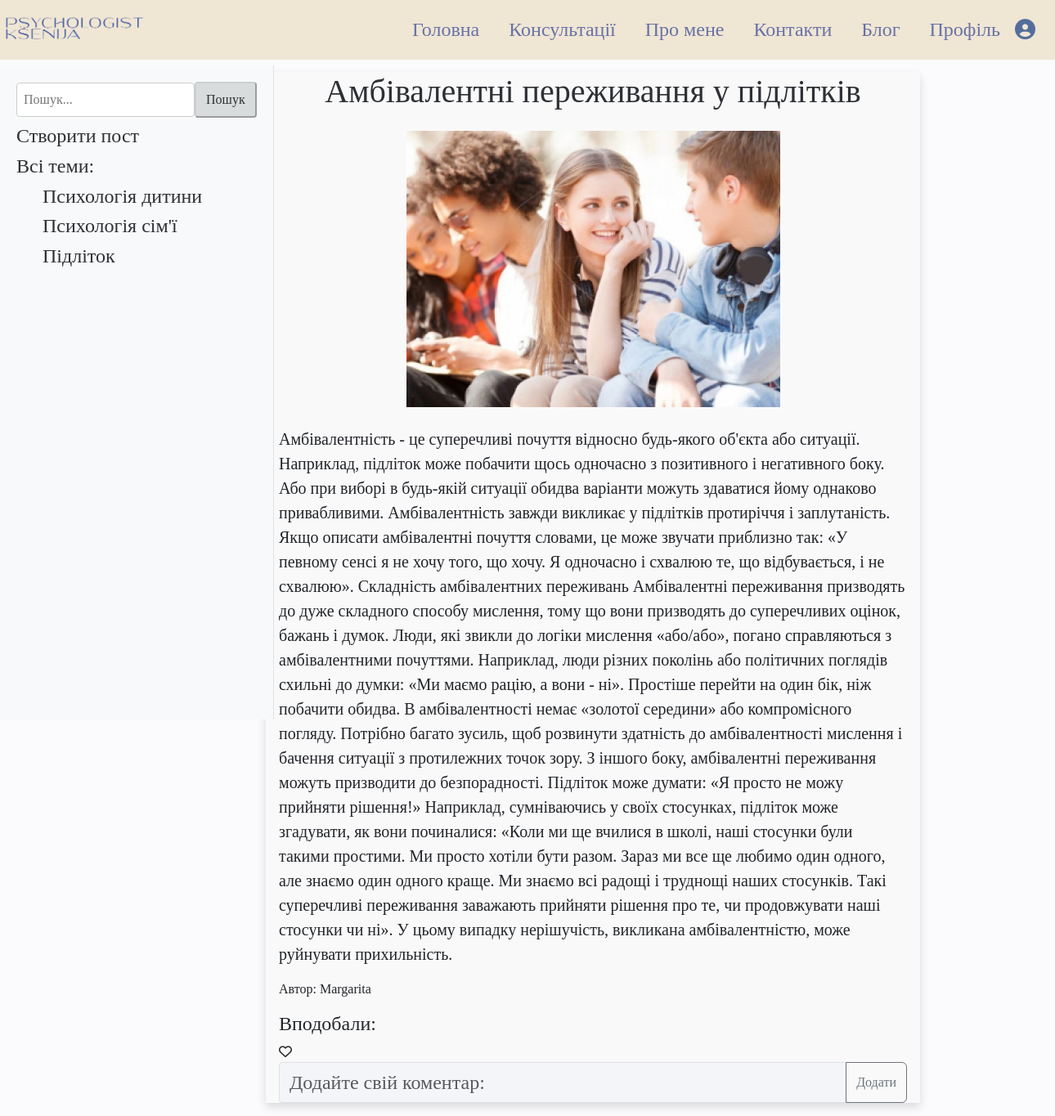
/blog/article/6/ (signed in), run on an earlier commit of the app's database.
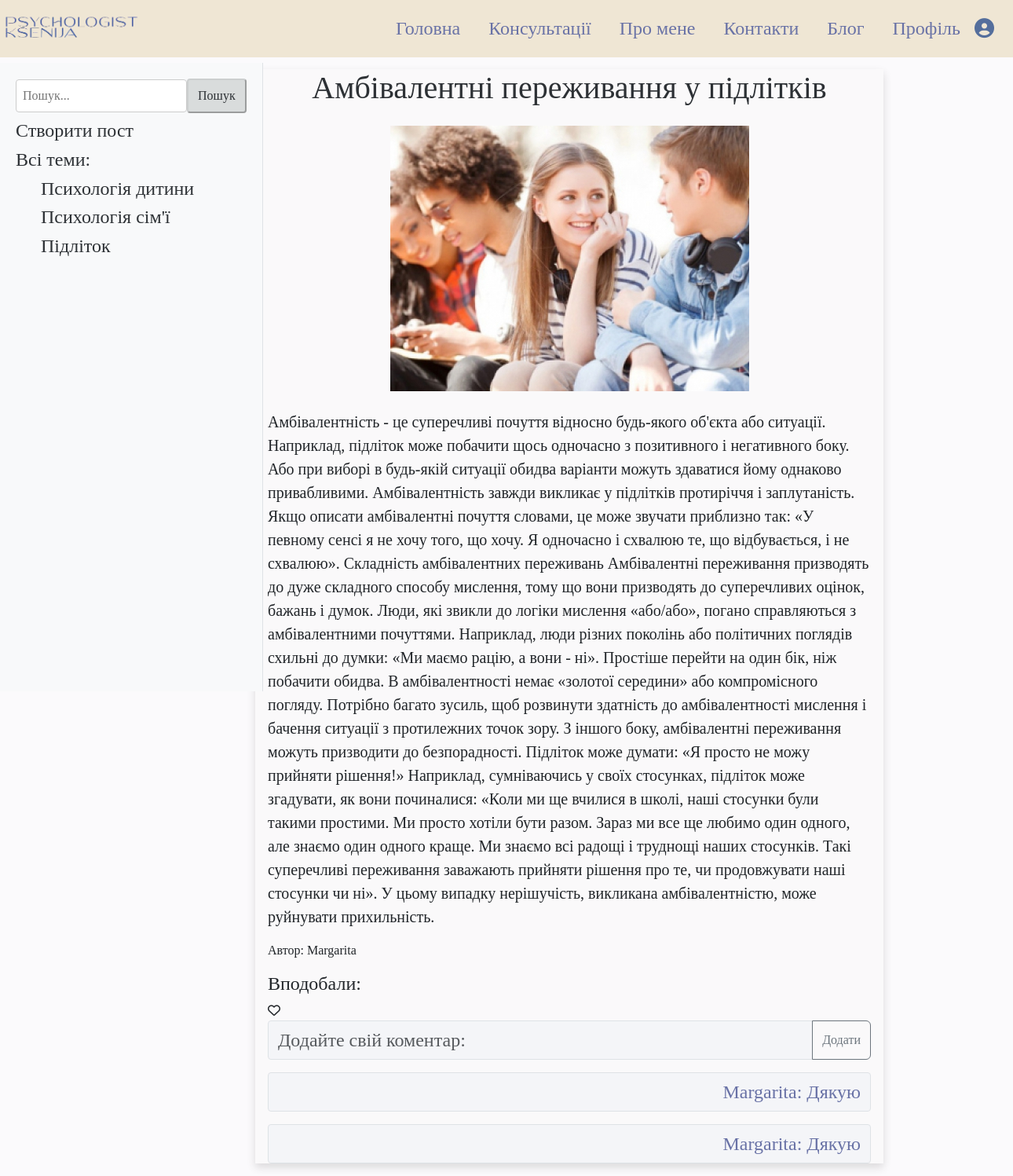
And on a later commit of the database.
### blog/models.py (models this page shows, shortened)
class Category(models.Model):
    name = models.CharField(max_length=50, unique=True, verbose_name='Категорія')
    class Meta:
        verbose_name = 'Категорія'
        verbose_name_plural = 'Категорії'

class Post(models.Model):
    title = models.CharField(max_length=255, verbose_name='Заголовок')
    content = models.TextField(verbose_name='Зміст')
    author = models.ForeignKey(User, on_delete=models.CASCADE, verbose_name='Автор')
    created_at = models.DateTimeField(auto_now_add=True, verbose_name='Дата створення')
    category = models.ForeignKey('Category', on_delete=models.CASCADE, verbose_name='Категорія')
    favorites = models.ManyToManyField(User, related_name='user_favorited_articles', blank=True, verbose_name='Улюблені статті')
    image = models.ManyToManyField(PostImage, related_name='post_images', blank=True, verbose_name='Зображення')
    liked_users = models.ManyToManyField(User, through='Like', related_name='user_likes', blank=True, verbose_name='Користувачі, що поставили лайк')
    class Meta:
        verbose_name = 'Пост'
        verbose_name_plural = 'Пости'

class PostImage(models.Model):
    post = models.ForeignKey('Post', on_delete=models.CASCADE)
    image = models.ImageField(upload_to='post_images/', verbose_name='Зображення')

class Comment(models.Model):
    article = models.ForeignKey('Post', on_delete=models.CASCADE, related_name='comments', verbose_name='Стаття')
    author = models.ForeignKey(User, on_delete=models.CASCADE, verbose_name='Автор')
    content = models.TextField(verbose_name='Зміст коментаря')
    created_at = models.DateTimeField(auto_now_add=True, verbose_name='Дата створення')
    class Meta:
        verbose_name = 'Коментар'
        verbose_name_plural = 'Коментарі'

### blog/views.py (the view)
# urls.py: path('article/<int:article_id>/', article_detail, name='article_detail'),
@login_required(login_url='/authentication/auth/')
def article_detail(request, article_id):
    try:
        post = get_object_or_404(Post, pk=article_id)
        user = request.user
        all_categories = Category.objects.all()
        current_category = post.category
        liked = Like.objects.filter(article=post, user=user).exists()
        context = {
            'post': post,
            'liked': liked,
            'all_categories': all_categories,
            'current_category': current_category,
        }
        return render(request, 'blog/article_detail.html', context)
    except Exception as e:
        print(f"Error in article_detail: {e}")
        return JsonResponse({'error': 'Internal Server Error'}, status=500)

### blog/templates/blog/article_detail.html (shortened to what this page needs)
{% extends 'main/base.html' %}
{% load static %}
{% block content %}
<link rel="stylesheet" type="text/css" href="{% static 'blog/blog_styles.css' %}">
<div class="container-fluid  mt-4 ms-0 ">
    <div class="row">
        <div class="col-md-2 col-sm-12">
            <div class="side-bar">
                <div class="search">
                    <form method="get" action="{% url 'article_list' %}">
                        <input type="text" name="q" placeholder="Пошук...">
                        <button type="submit">Пошук</button>
                    </form>
                </div>
                <div class="list-of-categories mb-2 mt-2">
                    <a href="{% url 'blog:add_post' %}"><h4>Створити пост</h4></a>
                </div>
                <div class="list-of-categories">
                    <a href="{% url 'article_list' %}"><h4>Всі теми:</h4></a>
                </div>
                <ul>
                    {% for cat in all_categories %}
                        <li class="list-of-categories {% if cat.id == category.id %}active{% endif %}">
                            <a href="{% url 'blog:category_posts' category_id=cat.id %}"><h4>{{ cat.name }}</h4></a>
                        </li>
                    {% endfor %}
                </ul>
            </div>
        </div>
        <div class="col-8 col-sm-12">
            <div class="article-body ps-3 pe-3">
                    <h1 class="mb-4 text-center">{{ post.title }}</h1>
                    <img src="{% if post.image.all %}{{ post.image.first.image }}{% else %}{% static 'path/to/default/image.jpg' %}{% endif %}" class="card-img-article mb-4 mx-auto d-block text-center" alt="Image">
                    <p class="content text-h5">{{ post.content }}</p>
                    <p>Автор: {{ post.author.username }}</p>
                <h4>Вподобали: </h4>
                <i id="like-icon" class="fa {% if liked %}fa-solid{% else %}fa-regular{% endif %} fa-heart" data-like-url="{% url 'blog:like_article' article_id=post.id %}"></i>
                <div class="" id="comments-container">
                    <div class="input-group mb-3">
                        <input type="text" class="form-control" placeholder="Додайте свій коментар:" id="comment-content" aria-label="Додайте свій коментар:" aria-describedby="bsubmit-comment">
                        <button class="btn btn-outline-secondary" type="button" id="submit-comment" data-add-comment-url="{% url 'blog:add_comment' post.id %}">Додати</button>
                    </div>
                    <div class="feedback-title">
                        {% for comment in post.comments.all %}
                            {% if comment.author == request.user %}
                                <p class="form-control text-end">{{ comment.author.username }}: {{ comment.content }}</p>
                            {% else %}
                                <p class="form-control">{{ comment.author.username }}: {{ comment.content }}</p>
                            {% endif %}
                        {% endfor %}
                    </div>
                </div>
            </div>
        </div>
    </div>
</div>
{% endblock %}

### main/templates/main/base.html (shortened to what this page needs)
<!DOCTYPE html>
<html lang="en">
<head>
    {% load static %}
    <link href="https://cdn.jsdelivr.net/npm/bootstrap@5.3.2/dist/css/bootstrap.min.css" rel="stylesheet">
    <link rel="stylesheet" href="{% static 'style.css' %}">
</head>
<body>
    <div class="container-fluid-lg">
        <nav class="navbar navbar-expand-md navbar-light">
            <a class="navbar-brand" href="/" title="Homepage">
                <img src="{% static 'main/logoNav.png' %}" class="logo d-none d-md-block" alt="Ksenija's logo">
            </a>
            <div class="collapse navbar-collapse me-4" id="navbarNav">
                <ul class="navbar-nav ms-auto">
                    <li class="nav-item">
                        <a class="nav-link" href="/" >Головна</a>
                    </li>
                    <li class="nav-item">
                        <a class="nav-link" href="{% url 'works' %}" title="Консультації психолога">Консультації</a>
                    </li>
                    <li class="nav-item">
                        <a class="nav-link" href="{% url 'about' %}" title="Про мене">Про мене</a>
                    </li>
                    <li class="nav-item">
                        <a class="nav-link" href="{% url 'contact' %}" title="Контакти">Контакти</a>
                    </li>
                    <li class="nav-item">
                        <a class="nav-link" href="{% url 'article_list' %}" title="blog">Блог</a>
                    </li>
                    {% if user.is_authenticated %}
                    <li class="nav-item">
                        <a class="nav-link" href="{% url 'view_profile' %}" title="profiles">Профіль</a>
                    </li>
                    {% endif %}
                    {% if user.is_authenticated %}
                        <li class="nav-item">
                            <a class="navbar-brand" href="{% url 'logout' %}" title="Вихід">
                                <i class="fa-solid fa-circle-user fa-lg fa-color"></i>
                            </a>
                        </li>
                    {% else %}
                        <li class="nav-item">
                            <a class="navbar-brand" href="{% url 'auth' %}" title="Вхід">
                                <i class="fa-solid fa-circle-user fa-lg fa-color-not"></i>
                            </a>
                        </li>
                    {% endif %}
                    </ul>
            </div>
        </nav>
        <div class="containerfluid-lg">
            {% block content %}{% endblock %}
        </div>
    </div>
</body>
</html>

### main/static/style.css (style rules this page uses)
.logo { width: 180px; height: auto; margin: 0; padding: 0; }
body { margin: 0; padding: 0; background-color: #fbfafc; margin-left: 0; font-family: 'Cormorant Garamond', serif; }
h1, h2, h3 { color: #2d3135; font-family: 'Cormorant Garamond', serif; }
.navbar { background-color: #efe6d4; transition: all 100ms ease-in-out; }
.nav-link { color: #6972a6; font-size: 24px; }
.fa-color { color: #546e9c; }
.navbar-nav { display: flex; align-items: center; }
.navbar-nav .nav-link { margin: 0 10px; }
.navbar-nav .navbar-brand { margin-left: auto; margin-right: auto; }
.form-control { background-color: #e9edf561; color: #2d3135; border-radius: 4px; }

### blog/static/blog/blog_styles.css (style rules this page uses)
:root { --primary-color: #b8bcb753; --button-color: #606a5c8f; --hover-color: #c3c6c695; --secondary-color: #fbfafc; --box-shadow: 0 5px 10px rgba(53, 52, 52, 0.159); --border-color: #1c073843; --text-color: #6972a6; --background-color: #fbfafc; --form-background: #e9edf561; --font-family: 'Cormorant Garamond', serif; --article-background: #f7f6f361; --article-text-color: #2d3135; --navbar-color-base: #efe6d4; }
.side-bar { position: fixed; top: 5em; left: 0; height: 100vh; overflow-y: auto; padding: 20px; background-color: #f8f9fa; border-right: 1px solid #dee2e6; font-family: var(--font-family); }
.col-8 { margin-left: 5em; margin-top: 4em; }
.navbar { position: fixed; top: 0; width: 100%; z-index: 1000; }
h3.blog-title, .form-label, .form-control, input-group-text { color: var(--text-color); font-family: var(--font-family); font-size: 1.5rem; }
p.content { font-family: var(--font-family); }
.card-img-article { max-width: 100%; object-fit: cover; }
.list-of-categories { list-style-type: none; padding: 0; font-family: var(--font-family); }
.list-of-categories a { text-decoration: none; color: var(--article-text-color); font-size: 16px; }
.article-body { background-color: var(--article-background); box-shadow: var(--box-shadow); margin-left: 220px; margin-top: 8em; margin: 0 auto; max-width: 800px; }
.text-h5 { font-size: 20px; }

What changed in the data, as far as the page shows it:
added Comment: author.username "Margarita", content "Дякую"
added Comment: author.username "Margarita", content "Дякую"
